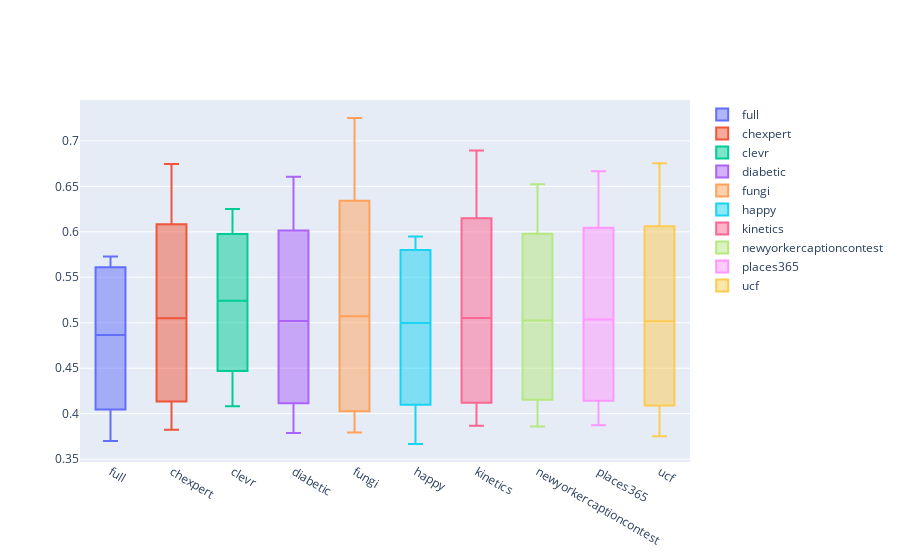

The notebook cell saved with this chart:
### Code cell
# rename missing-feature column to Name
data = data.rename(columns={"missing_feature": "Name"})


# Now create the box plots
traces = []
for idx, row in data.iterrows():
    # Check if we have all necessary stats to plot
    if pd.notnull(row['min']) and pd.notnull(row['mean']) and pd.notnull(row['max']) and pd.notnull(row['std']):
        traces.append(go.Box(
            y=[row['min'], row['mean'] - row['std'], row['mean'], row['mean'] + row['std'], row['max']],
            name=row['Name'],
            boxpoints=False,
            line_width=2,
        ))

# Create the figure and add traces
fig = go.Figure(traces)
fig.show()
# save as pdf
fig.write_image("paper/loo-k=9.pdf")

### Figure 1 — Plotly figure (JSON) as saved in the notebook; plotly's stock layout.template omitted (floating-point values rounded to 4 significant figures)
{"data": [{"boxpoints": false, "line": {"width": 2}, "name": "full", "type": "box", "y": [0.3699, 0.416, 0.4866, 0.5572, 0.5727]}, {"boxpoints": false, "line": {"width": 2}, "name": "chexpert", "type": "box", "y": [0.3824, 0.4237, 0.505, 0.5862, 0.6746]}, {"boxpoints": false, "line": {"width": 2}, "name": "clevr", "type": "box", "y": [0.4081, 0.46, 0.5242, 0.5885, 0.625]}, {"boxpoints": false, "line": {"width": 2}, "name": "diabetic", "type": "box", "y": [0.3787, 0.4222, 0.502, 0.5818, 0.6607]}, {"boxpoints": false, "line": {"width": 2}, "name": "fungi", "type": "box", "y": [0.3794, 0.4103, 0.5072, 0.604, 0.7251]}, {"boxpoints": false, "line": {"width": 2}, "name": "happy", "type": "box", "y": [0.3667, 0.4242, 0.4997, 0.5751, 0.5948]}, {"boxpoints": false, "line": {"width": 2}, "name": "kinetics", "type": "box", "y": [0.3866, 0.4205, 0.5052, 0.59, 0.6894]}, {"boxpoints": false, "line": {"width": 2}, "name": "newyorkercaptioncontest", "type": "box", "y": [0.3859, 0.4251, 0.5024, 0.5797, 0.6523]}, {"boxpoints": false, "line": {"width": 2}, "name": "places365", "type": "box", "y": [0.3873, 0.423, 0.5034, 0.5838, 0.6665]}, {"boxpoints": false, "line": {"width": 2}, "name": "ucf", "type": "box", "y": [0.3751, 0.4203, 0.5017, 0.583, 0.6754]}], "layout": {}}
